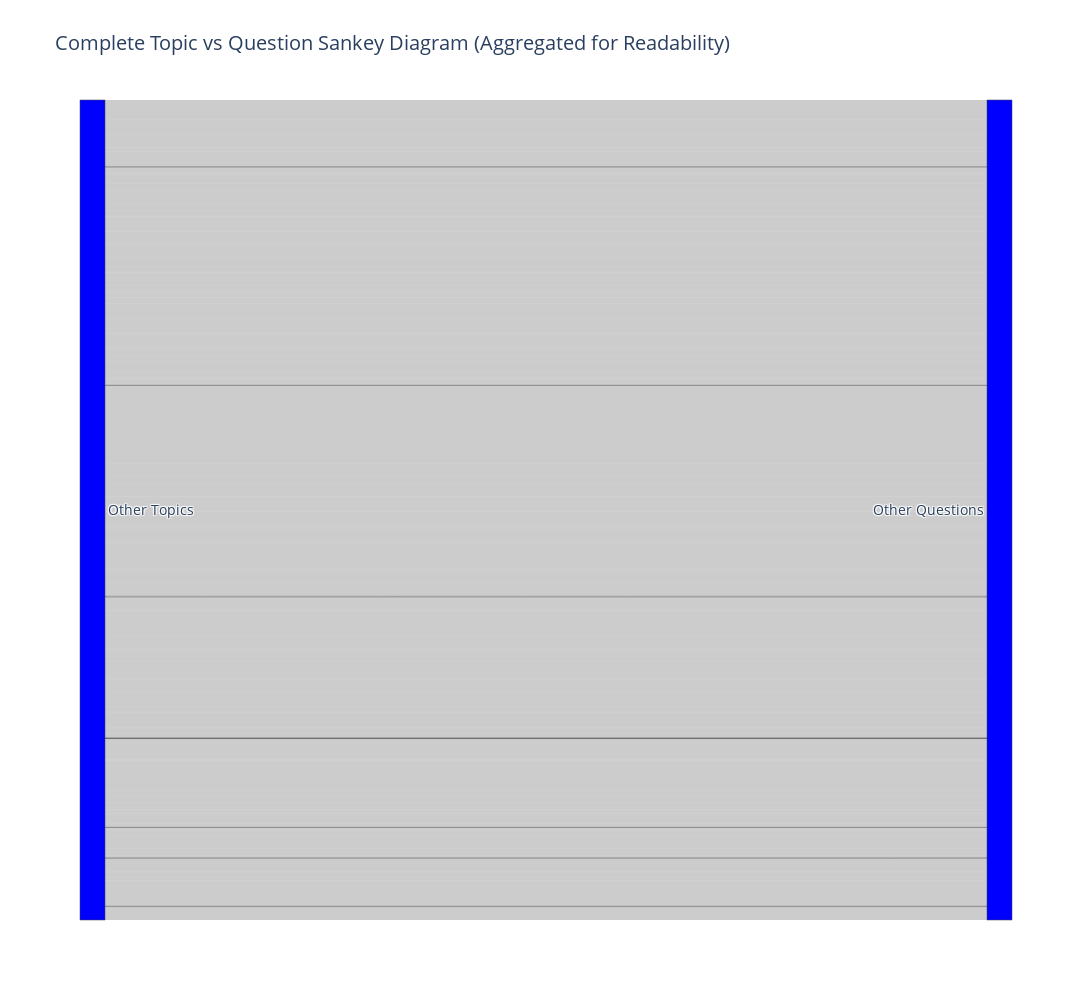

Notebook code cell kept with this figure:
### Code cell
# Step 1: Aggregate Low-Frequency Data
min_count_threshold = 50  # Set a minimum frequency threshold
topic_question_counts['Topic'] = topic_question_counts['Topic'].apply(
    lambda x: x if topic_question_counts['Topic'].value_counts()[x] > min_count_threshold else 'Other Topics'
)
topic_question_counts['Question'] = topic_question_counts['Question'].apply(
    lambda x: x if topic_question_counts['Question'].value_counts()[x] > min_count_threshold else 'Other Questions'
)

# Step 2: Prepare Nodes and Mapping
topics = topic_question_counts['Topic'].unique().tolist()
questions = topic_question_counts['Question'].unique().tolist()

# Combine nodes
all_nodes = topics + questions

# Map topics and questions to indices
topic_question_counts['Source'] = topic_question_counts['Topic'].apply(lambda x: all_nodes.index(x))
topic_question_counts['Target'] = topic_question_counts['Question'].apply(lambda x: all_nodes.index(x))

# Step 3: Create Sankey Diagram
fig = go.Figure(go.Sankey(
    node=dict(
        label=all_nodes,
        pad=20,  # Increased padding
        thickness=25,  # Increased thickness
        color="blue"
    ),
    link=dict(
        source=topic_question_counts['Source'],
        target=topic_question_counts['Target'],
        value=topic_question_counts['Count']
    )
))

# Update layout for readability
fig.update_layout(
    title_text="Complete Topic vs Question Sankey Diagram (Aggregated for Readability)",
    font_size=14,
    width=1500,  # Wider diagram
    height=1000  # Taller diagram
)
fig.show()

### Figure 1 — Plotly figure (JSON) as saved in the notebook; plotly's stock layout.template omitted (floating-point values rounded to 4 significant figures)
{"data": [{"link": {"source": [0, 0, 0, 0, 0, 0, 0, 0, 0, 0, 0, 0, 0, 0, 0, 0, 0, 0, 0, 0, 0, 0, 0, 0, 0, 0, 0, 0, 0, 0, 0, 0, 0, 0, 0, 0, 0, 0, 0, 0, 0, 0, 0, 0, 0, 0, 0, 0, 0, 0, 0, 0, 0, 0, 0, 0, 0, 0, 0, 0, 0, 0, 0, 0, 0, 0, 0, 0, 0, 0, 0, 0, 0, 0, 0, 0, 0, 0, 0, 0, 0, 0, 0, 0, 0, 0, 0, 0, 0, 0, 0, 0, 0, 0, 0, 0, 0, 0, 0, 0, 0, 0, 0, 0, 0, 0, 0, 0, 0], "target": [1, 1, 1, 1, 1, 1, 1, 1, 1, 1, 1, 1, 1, 1, 1, 1, 1, 1, 1, 1, 1, 1, 1, 1, 1, 1, 1, 1, 1, 1, 1, 1, 1, 1, 1, 1, 1, 1, 1, 1, 1, 1, 1, 1, 1, 1, 1, 1, 1, 1, 1, 1, 1, 1, 1, 1, 1, 1, 1, 1, 1, 1, 1, 1, 1, 1, 1, 1, 1, 1, 1, 1, 1, 1, 1, 1, 1, 1, 1, 1, 1, 1, 1, 1, 1, 1, 1, 1, 1, 1, 1, 1, 1, 1, 1, 1, 1, 1, 1, 1, 1, 1, 1, 1, 1, 1, 1, 1, 1], "value": [1540, 5720, 5680, 5060, 1540, 5616, 165, 2420, 3795, 2530, 2530, 2530, 2420, 2420, 5616, 4895, 2496, 2496, 880, 2496, 2200, 2496, 2544, 2496, 1758, 2496, 5616, 5616, 5616, 2527, 2530, 3744, 2530, 2530, 104, 5060, 5304, 5304, 3795, 3744, 3744, 2422, 2530, 2530, 2422, 5060, 5616, 5616, 1026, 5060, 5060, 5060, 5060, 5060, 312, 5060, 5060, 4840, 4840, 4400, 1026, 5060, 770, 5060, 5060, 1026, 1248, 2530, 1540, 1540, 2530, 1540, 122, 122, 1540, 1265, 5060, 432, 5060, 1540, 2200, 2420, 1026, 1430, 2200, 2530, 1430, 2530, 1248, 1540, 55, 1026, 1026, 1040, 4840, 1265, 1265, 1040, 104, 5060, 1265, 1040, 1026, 5060, 1540, 1540, 1540, 165, 5060]}, "node": {"color": "blue", "label": ["Other Topics", "Other Questions"], "pad": 20, "thickness": 25}, "type": "sankey"}], "layout": {"font": {"size": 14}, "height": 1000, "title": {"text": "Complete Topic vs Question Sankey Diagram (Aggregated for Readability)"}, "width": 1500}}
